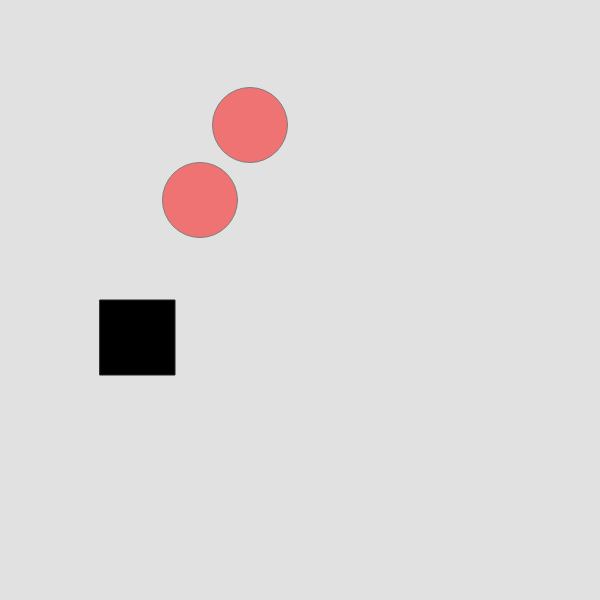
Frame 1 (no input)
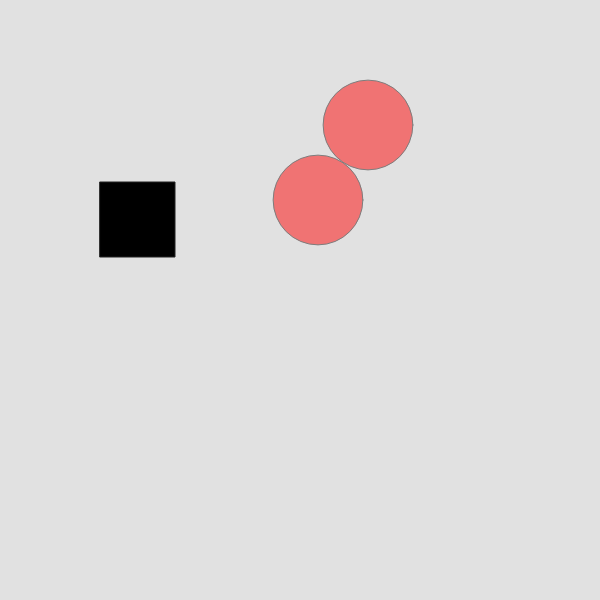
Frame 60 (no input)
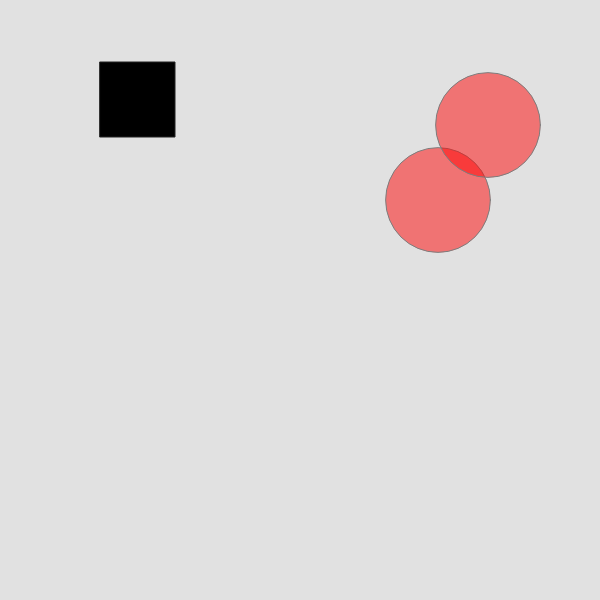
Frame 120 (the mouse pressed at the canvas centre since frame 60)

The p5.js sketch that drew these frames (run headless with seeded random() and noise() and a simulated clock; from frame 60 on, the mouse is pressed at the canvas centre):

// p5.js sketch
// ── sketch.js
/* 
Example that reverses drawn shapes across the canvas/window using variables, incrementors and conditional logic (if else control structures) in the draw() loop.
Created by Dawn C. Hayes March 2017. 
*/

var circX = 200;
var circY = 200;
var circStroke = 125;
var circR = 255;
var circG = 0;
var circB = 0;
var circSize = 75;
var recX = 100;
var recY = 300;
var recStroke = 35;
var recCol = 0;
var recSize = 75;
var canvBG = 225;
var speed = 2;
var alph = 125; // a fourth value in color, fill and background can set the alpha (opacity and transparency).



function setup() {
	createCanvas(600, 600);
}


function draw() {
	background(canvBG);
	stroke(circStroke);
	fill(circR, circG, circB, alph);
	stroke(circStroke);
	ellipse(circX, circY, circSize, circSize);
	ellipse(circX + 50, circY - 75, circSize, circSize);
	fill(circR, circG, circB, 135);

	stroke(recStroke);
	fill(recCol);
	rect(recX, recY, recSize, recSize);

	circX = circX + speed;
	recY = recY - speed;

	if (circX < width) {

		circSize += .25; // circle size will increase by 0.5 through each loop.

	} else {

		if (circX > width) {
			speed = speed * -1; // reverse direction of x.
			circSize *= -1; // circle size will decrease by number multiplied by -1 through each loop.

		}

	}

}
